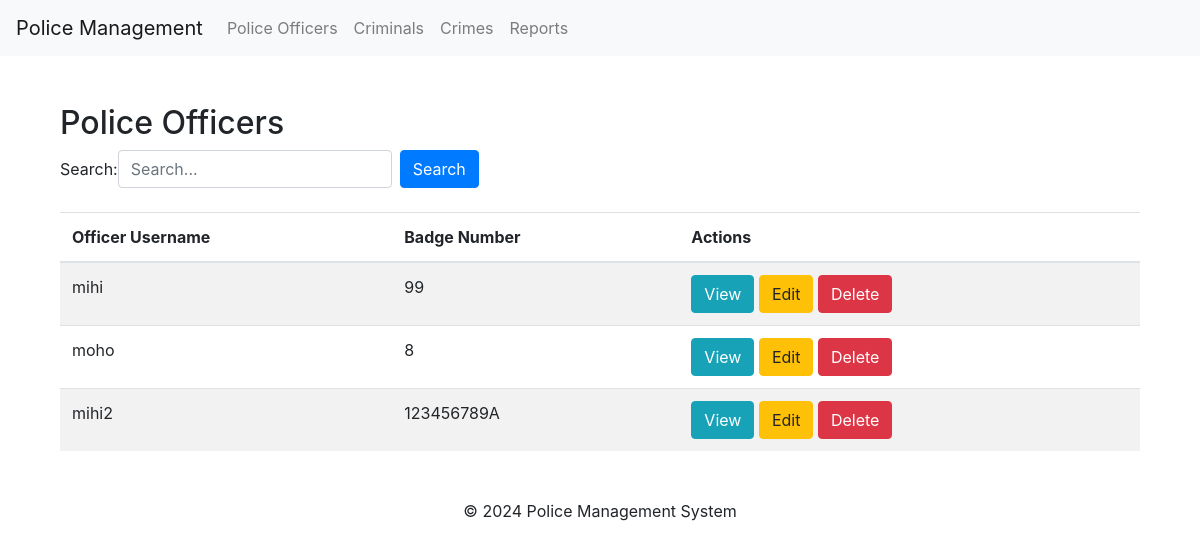
The app's page /police_officers/ with its own data.
### reports/models.py (models this page shows, shortened)
class PoliceOfficer(models.Model):
    user = models.OneToOneField(User, on_delete=models.CASCADE)
    badge_number = models.CharField(max_length=20)

### reports/views.py (the view)
# urls.py: path('police_officers/', PoliceOfficerListView.as_view(), name='police_officer_list'),
class PoliceOfficerListView(ListView):
    model = PoliceOfficer
    template_name = 'reports/police_officer_list.html'
    context_object_name = 'officers'
    paginate_by = 10  # Si quieres paginación
    def get_queryset(self):
        queryset = super().get_queryset()
        query = self.request.GET.get('query')
        if query:
            queryset = queryset.filter(user__username__icontains=query) | queryset.filter(badge_number__icontains=query)
        return queryset
    def get_context_data(self, **kwargs):
        context = super().get_context_data(**kwargs)
        context['search_form'] = PoliceOfficerSearchForm(self.request.GET or None)
        return context

### reports/forms.py
class PoliceOfficerSearchForm(forms.Form):
    query = forms.CharField(label='Search', max_length=100, required=False)

### reports/templates/reports/police_officer_list.html (shortened to what this page needs)
{% extends 'reports/base.html' %}
{% block content %}
<div class="container mt-5">
    <h2>Police Officers</h2>
    <form method="GET" class="form-inline mb-4">
        {{ search_form.query.label_tag }}
        <input type="text" name="query" class="form-control mr-2" placeholder="Search..." value="{{ request.GET.query }}">
        <button type="submit" class="btn btn-primary">Search</button>
    </form>
    <table class="table table-striped">
        <thead>
            <tr>
                <th>Officer Username</th>
                <th>Badge Number</th>
                <th>Actions</th>
            </tr>
        </thead>
        <tbody>
            {% for officer in officers %}
            <tr>
                <td>{{ officer.user.username }}</td>
                <td>{{ officer.badge_number }}</td>
                <td>
                    <a class="btn btn-info" href="{% url 'police_officer_detail' officer.pk %}">View</a>
                    <a class="btn btn-warning" href="{% url 'police_officer_update' officer.pk %}">Edit</a>
                    <a class="btn btn-danger" href="{% url 'police_officer_delete' officer.pk %}">Delete</a>
                </td>
            </tr>
            {% empty %}
            <tr>
                <td colspan="3">No officers found.</td>
            </tr>
            {% endfor %}
        </tbody>
    </table>
</div>
{% endblock %}

### records on screen
PoliceOfficer: user.username "mihi", badge_number "99"
PoliceOfficer: user.username "moho", badge_number "8"
PoliceOfficer: user.username "mihi2", badge_number "123456789A"

### other values on screen
{{ search_form.query.label_tag }} "Search:"
